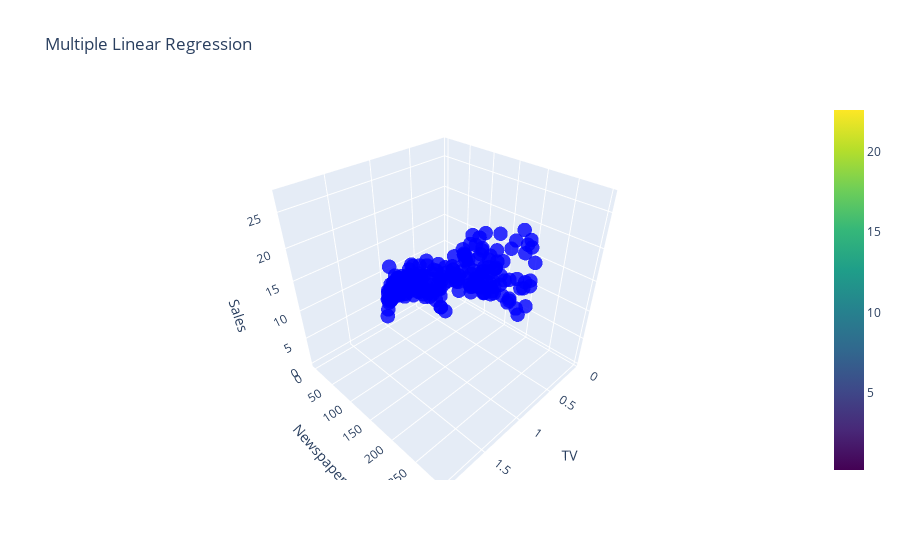

Notebook cell for this chart:
### Code cell
import plotly.graph_objs as go

def plot_regression_line(X, y, theta):
    # Generate points for regression plane
    x1 = np.linspace(min(X[:, 1]), max(X[:, 1]), 10)
    x2 = np.linspace(min(X[:, 2]), max(X[:, 2]), 10)
    x1, x2 = np.meshgrid(x1, x2)
    y_pred = theta[0] + theta[1] * x1 + theta[2] * x2
    
    # Create trace for original data
    trace1 = go.Scatter3d(
        x=X[:, 1],
        y=X[:, 2],
        z=y.flatten(),
        mode='markers',
        marker=dict(
            color='blue',
            size=5,
            opacity=0.8
        ),
        name='Original data'
    )

    # Create trace for regression plane
    trace2 = go.Surface(
        x=x1,
        y=x2,
        z=y_pred,
        opacity=0.6,
        colorscale='Viridis',
        name='Regression plane'
    )

    # Define layout
    layout = go.Layout(
        title='Multiple Linear Regression',
        scene=dict(
            xaxis=dict(title='TV'),
            yaxis=dict(title='Newspaper'),
            zaxis=dict(title='Sales')
        )
    )

    # Create figure and plot
    fig = go.Figure(data=[trace1, trace2], layout=layout)
    fig.show()

# Example usage:
# Assuming you have trained the model and obtained theta
plot_regression_line(X, y, theta)

### Figure 1 — Plotly figure (JSON) as saved in the notebook; plotly's stock layout.template omitted (floating-point values rounded to 4 significant figures; data arrays with more than 128 entries replaced by an {"elided": "..."} marker saying what was removed)
{"data": [{"marker": {"color": "blue", "opacity": 0.8, "size": 5}, "mode": "markers", "name": "Original data", "type": "scatter3d", "x": {"elided": "200 int values"}, "y": {"elided": "200 float values"}, "z": {"elided": "200 float values"}}, {"colorscale": [[0, "#440154"], [0.1111, "#482878"], [0.2222, "#3e4989"], [0.3333, "#31688e"], [0.4444, "#26828e"], [0.5556, "#1f9e89"], [0.6667, "#35b779"], [0.7778, "#6ece58"], [0.8889, "#b5de2b"], [1, "#fde725"]], "name": "Regression plane", "opacity": 0.6, "type": "surface", "x": [[1, 1, 1, 1, 1, 1, 1, 1, 1, 1], [1, 1, 1, 1, 1, 1, 1, 1, 1, 1], [1, 1, 1, 1, 1, 1, 1, 1, 1, 1], [1, 1, 1, 1, 1, 1, 1, 1, 1, 1], [1, 1, 1, 1, 1, 1, 1, 1, 1, 1], [1, 1, 1, 1, 1, 1, 1, 1, 1, 1], [1, 1, 1, 1, 1, 1, 1, 1, 1, 1], [1, 1, 1, 1, 1, 1, 1, 1, 1, 1], [1, 1, 1, 1, 1, 1, 1, 1, 1, 1], [1, 1, 1, 1, 1, 1, 1, 1, 1, 1]], "y": [[0.7, 0.7, 0.7, 0.7, 0.7, 0.7, 0.7, 0.7, 0.7, 0.7], [33.56, 33.56, 33.56, 33.56, 33.56, 33.56, 33.56, 33.56, 33.56, 33.56], [66.41, 66.41, 66.41, 66.41, 66.41, 66.41, 66.41, 66.41, 66.41, 66.41], [99.27, 99.27, 99.27, 99.27, 99.27, 99.27, 99.27, 99.27, 99.27, 99.27], [132.1, 132.1, 132.1, 132.1, 132.1, 132.1, 132.1, 132.1, 132.1, 132.1], [165.0, 165.0, 165.0, 165.0, 165.0, 165.0, 165.0, 165.0, 165.0, 165.0], [197.8, 197.8, 197.8, 197.8, 197.8, 197.8, 197.8, 197.8, 197.8, 197.8], [230.7, 230.7, 230.7, 230.7, 230.7, 230.7, 230.7, 230.7, 230.7, 230.7], [263.5, 263.5, 263.5, 263.5, 263.5, 263.5, 263.5, 263.5, 263.5, 263.5], [296.4, 296.4, 296.4, 296.4, 296.4, 296.4, 296.4, 296.4, 296.4, 296.4]], "z": [[0.2075, 0.2075, 0.2075, 0.2075, 0.2075, 0.2075, 0.2075, 0.2075, 0.2075, 0.2075], [2.693, 2.693, 2.693, 2.693, 2.693, 2.693, 2.693, 2.693, 2.693, 2.693], [5.179, 5.179, 5.179, 5.179, 5.179, 5.179, 5.179, 5.179, 5.179, 5.179], [7.665, 7.665, 7.665, 7.665, 7.665, 7.665, 7.665, 7.665, 7.665, 7.665], [10.15, 10.15, 10.15, 10.15, 10.15, 10.15, 10.15, 10.15, 10.15, 10.15], [12.64, 12.64, 12.64, 12.64, 12.64, 12.64, 12.64, 12.64, 12.64, 12.64], [15.12, 15.12, 15.12, 15.12, 15.12, 15.12, 15.12, 15.12, 15.12, 15.12], [17.61, 17.61, 17.61, 17.61, 17.61, 17.61, 17.61, 17.61, 17.61, 17.61], [20.1, 20.1, 20.1, 20.1, 20.1, 20.1, 20.1, 20.1, 20.1, 20.1], [22.58, 22.58, 22.58, 22.58, 22.58, 22.58, 22.58, 22.58, 22.58, 22.58]]}], "layout": {"scene": {"xaxis": {"title": {"text": "TV"}}, "yaxis": {"title": {"text": "Newspaper"}}, "zaxis": {"title": {"text": "Sales"}}}, "title": {"text": "Multiple Linear Regression"}}}
